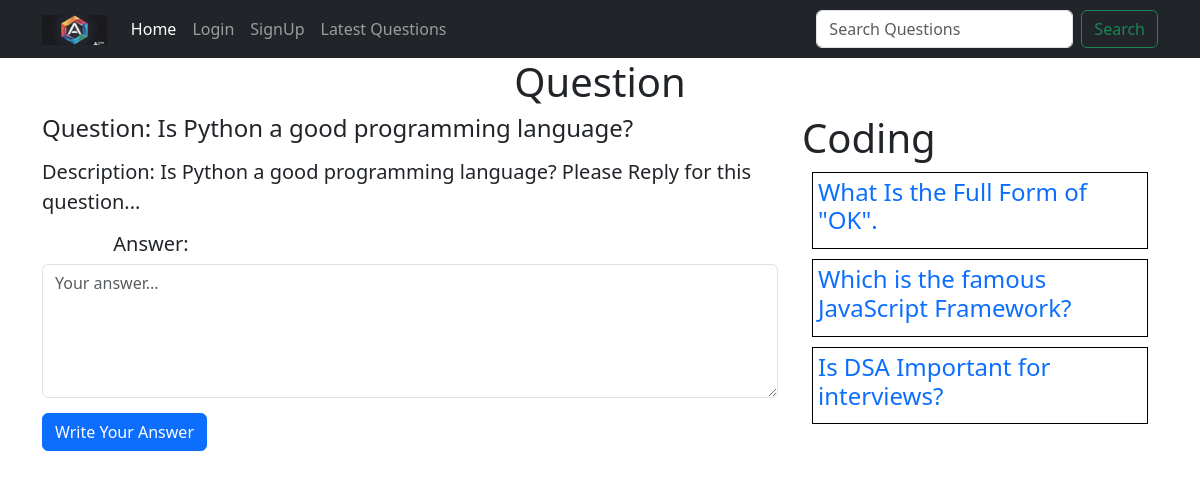
/?q-id=7, run on the app's committed database.
### tables this page shows
CREATE TABLE `questions` (
  `id` int(10) NOT NULL,
  `title` varchar(100) NOT NULL,
  `description` varchar(300) NOT NULL,
  `category_id` int(10) NOT NULL,
  `user_id` int(10) NOT NULL
);

CREATE TABLE `category` (
  `id` int(10) NOT NULL,
  `category` varchar(50) NOT NULL
);

### client/question-details.php (the view, shortened to what this page needs)
<div class="container">
    <h1 class="heading">Question</h1>
    <div class="row">
        <div class="col-8">
            <?php
            include("./common/db.php");
            $query = "select * from questions where id=$qid";
            $result = $conn->query($query);
            $row = $result->fetch_assoc();
            $cid = $row['category_id'];
            echo "<h4 class='margin-bottom-15'> Question: ".$row["title"]."</h4>
            <p class='margin-bottom-15' style='font-size:20px;'> Description: " .$row["description"]. "</p>";
            include("answers.php");
            ?>
            <form action="./server/request.php" method="post">
                <textarea class="form-control margin-bottom-15" rows="5" name="answer" placeholder="Your answer..."></textarea>
                <button class="btn btn-primary margin-bottom-15">Write Your Answer</button>
            </form>
        </div>
        <div class="col-4">
            <?php
            $categoryquery = "select category from category where id=$cid";
            $categoryresult = $conn->query($categoryquery);
            $categoryrow = $categoryresult->fetch_assoc();
            echo "<h1>".ucfirst($categoryrow['category'])."</h1>";
            $query = "select * from questions where category_id=$cid and id!=$qid";
            $result = $conn->query($query);
            foreach($result as $row) {
                $id = $row['id'];
                $title = $row["title"];
                echo "<div class='question-list'>
                <h4>
                <a href='?q-id=$id'>$title</a>
                </h4>
                </div>";
            }
            ?>
        </div>
    </div>
</div>

### public/style.css (style rules this page uses)
.margin-bottom-15 { margin-bottom: 15px !important; }
.heading { text-align: center; }
.question-list { border: 1px solid black; padding: 5px; margin: 10px; }
.question-list a { text-decoration: none; }

### data on the page
questions: title "Is Python a good programming language?", description "Is Python a good programming language? Please Reply for this question..."
category: category "Coding"
questions: title "What Is the Full Form of \"OK\"."
questions: title "Which is the famous JavaScript Framework?"
questions: title "Is DSA Important for interviews?"
